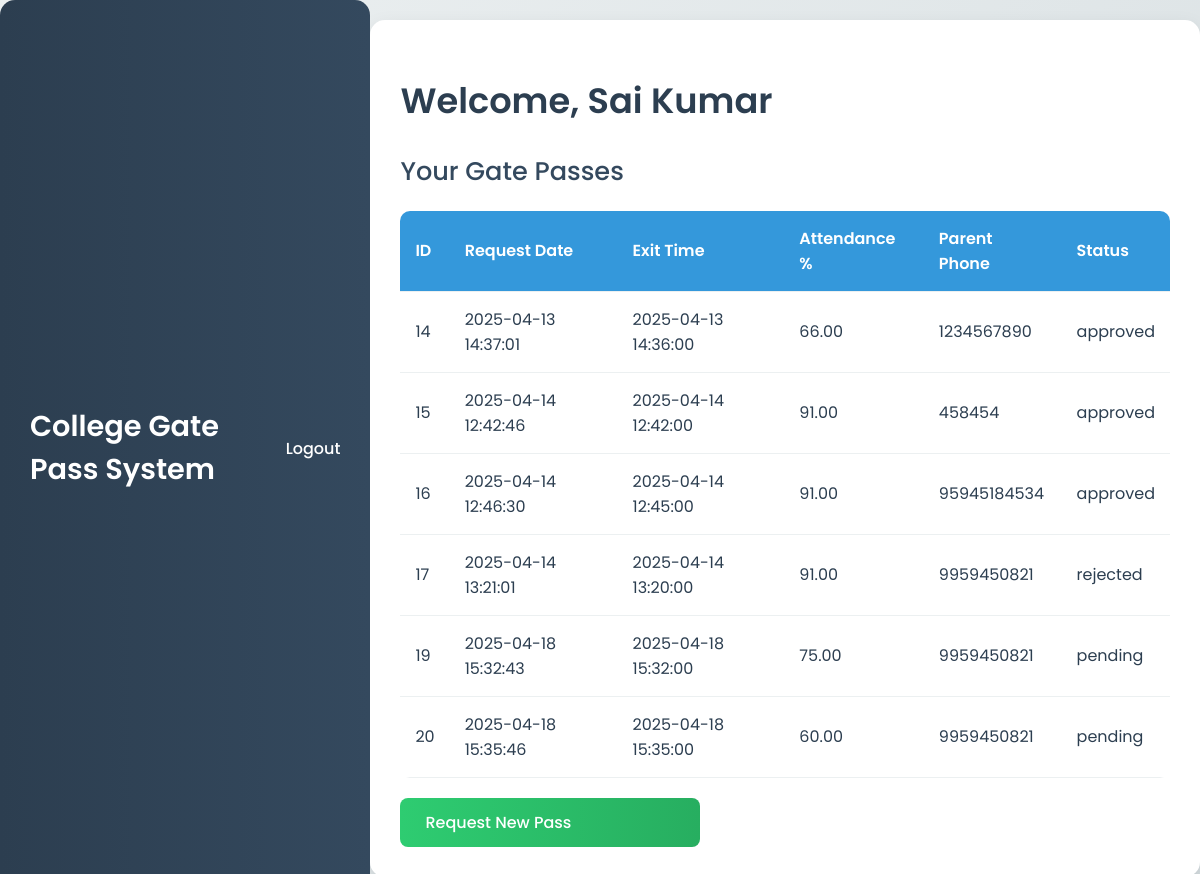
The page /student_dashboard.php (signed in) on the database its author committed.
### tables this page shows
CREATE TABLE `passes` (
  `id` int NOT NULL,
  `student_id` int DEFAULT NULL,
  `request_date` datetime DEFAULT CURRENT_TIMESTAMP,
  `exit_time` datetime DEFAULT NULL,
  `attendance_percentage` decimal(5,2) DEFAULT NULL,
  `parent_phone` varchar(15) DEFAULT NULL,
  `reason` text,
  `status` enum('pending','approved','rejected') DEFAULT 'pending',
  `notification_status` enum('pending','sent','failed') DEFAULT 'pending',
  `verification_status` enum('verified') DEFAULT NULL,
  `gatekeeper_decision` enum('allowed','not_allowed','pending') DEFAULT 'pending',
  `is_emergency` tinyint(1) DEFAULT '0'
);

### student_dashboard.php (the view, shortened to what this page needs)
<?php
$conn = new mysqli("localhost", "root", "Saikumar@123", "gate_pass_system");
$student_id = $_SESSION["user_id"];
$stmt = $conn->prepare("SELECT * FROM passes WHERE student_id = ?");
$stmt->bind_param("i", $student_id);
$stmt->execute();
$result = $stmt->get_result();
?>
<!DOCTYPE html>
<html lang="en">
<head>
    <link rel="stylesheet" href="./frontend/style.css">
</head>
<body>
    <div class="header">
        <h1>College Gate Pass System</h1>
        <a href="logout.php">Logout</a>
    </div>
    <div class="container">
        <h1>Welcome, <?php echo htmlspecialchars($_SESSION["user_name"]); ?></h1>
        <h2>Your Gate Passes</h2>
        <?php if ($result->num_rows > 0) { ?>
            <table>
                <tr>
                    <th>ID</th>
                    <th>Request Date</th>
                    <th>Exit Time</th>
                    <th>Attendance %</th>
                    <th>Parent Phone</th>
                    <th>Status</th>
                </tr>
                <?php while ($row = $result->fetch_assoc()) { ?>
                    <tr>
                        <td><?php echo htmlspecialchars($row["id"]); ?></td>
                        <td><?php echo htmlspecialchars($row["request_date"]); ?></td>
                        <td><?php echo htmlspecialchars($row["exit_time"] ?? 'N/A'); ?></td>
                        <td><?php echo htmlspecialchars($row["attendance_percentage"] ?? 'N/A'); ?></td>
                        <td><?php echo htmlspecialchars($row["parent_phone"] ?? 'N/A'); ?></td>
                        <td><?php echo htmlspecialchars($row["status"]); ?></td>
                    </tr>
                <?php } ?>
            </table>
        <?php } else { ?>
            <p>No gate pass requests found.</p>
        <?php } ?>
        <a href="request_pass.php" class="btn btn-secondary">Request New Pass</a>
    </div>
</body>
</html>

### frontend/style.css (style rules this page uses)
body { font-family: 'Poppins', Arial, sans-serif; background: linear-gradient(135deg, #ECF0F1 0%, #D5DDE0 100%); margin: 0; padding: 0; color: #2C3E50; display: flex; justify-content: center; min-height: 100vh; overflow-x: hidden; }
.container { width: 90%; max-width: 1200px; padding: 30px; background: #fff; border-radius: 15px; box-shadow: 0 8px 20px rgba(0, 0, 0, 0.1); margin: 20px auto; animation: fadeIn 0.6s ease-in; }
.header { position: sticky; top: 0; background: linear-gradient(90deg, #2C3E50, #34495E); color: #fff; padding: 15px 30px; display: flex; justify-content: space-between; align-items: center; border-radius: 15px 15px 0 0; z-index: 1000; }
.header h1 { color: #fff; font-size: 1.8em; margin: 0; font-weight: 600; }
.header a { color: #fff; text-decoration: none; font-weight: 500; transition: color 0.3s; }
h1 { color: #2C3E50; font-size: 2.2em; margin-bottom: 25px; font-weight: 600; }
h2 { color: #34495E; font-size: 1.6em; margin-bottom: 20px; font-weight: 500; }
.btn { background: linear-gradient(90deg, #3498DB, #2980B9); color: #fff; padding: 12px 25px; border: none; border-radius: 8px; cursor: pointer; font-size: 16px; font-weight: 500; transition: transform 0.2s, background 0.3s; display: inline-block; width: 100%; max-width: 250px; }
.btn-secondary { background: linear-gradient(90deg, #2ECC71, #27AE60); }
table { width: 100%; border-collapse: separate; border-spacing: 0; margin: 20px 0; background: #fff; border-radius: 10px; overflow: hidden; }
th, td { padding: 15px; text-align: left; border-bottom: 1px solid #ECF0F1; }
th { background: #3498DB; color: #fff; font-weight: 600; }
a { color: #3498DB; text-decoration: none; font-weight: 500; transition: color 0.3s; }

### rows shown on the page
passes: id "14", request_date "2025-04-13 14:37:01", exit_time "2025-04-13 14:36:00", attendance_percentage "66.00", parent_phone "1234567890", status "approved"
passes: id "15", request_date "2025-04-14 12:42:46", exit_time "2025-04-14 12:42:00", attendance_percentage "91.00", parent_phone "458454", status "approved"
passes: id "16", request_date "2025-04-14 12:46:30", exit_time "2025-04-14 12:45:00", attendance_percentage "91.00", parent_phone "95945184534", status "approved"
passes: id "17", request_date "2025-04-14 13:21:01", exit_time "2025-04-14 13:20:00", attendance_percentage "91.00", parent_phone "9959450821", status "rejected"
passes: id "19", request_date "2025-04-18 15:32:43", exit_time "2025-04-18 15:32:00", attendance_percentage "75.00", parent_phone "9959450821", status "pending"
passes: id "20", request_date "2025-04-18 15:35:46", exit_time "2025-04-18 15:35:00", attendance_percentage "60.00", parent_phone "9959450821", status "pending"

### other values the page prints
$_SESSION["user_name"] "Sai Kumar"
